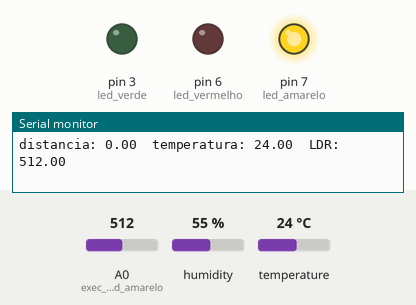
Recording of a sketch running on a simulated Arduino Uno, built for the host (arithmetic inside an expression is 32-bit, double 64-bit). Parts: output pins drawn as LEDs (lit = HIGH), the last lines printed to the serial monitor. The test bench sets the inputs (shaded band); at power-on: A0 (exec_rele_led_amarelo) = 512, temperature 24 °C, humidity 55 %.

Above: at 1.2 s.
1.3 s: A0 (exec_rele_led_amarelo) set to 587
2.8 s: A0 (exec_rele_led_amarelo) set to 608
At 4.0 s:
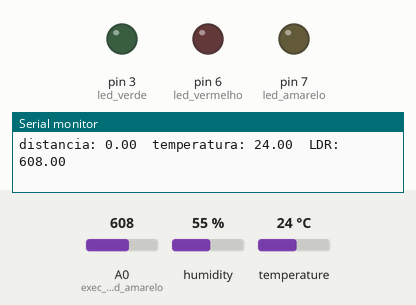
4.3 s: temperature set to 28 °C
5.8 s: temperature set to 31 °C
At 6.3 s:
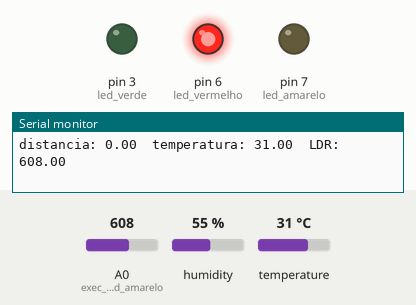
7.3 s: A0 (exec_rele_led_amarelo) set to 0
At 8.5 s:
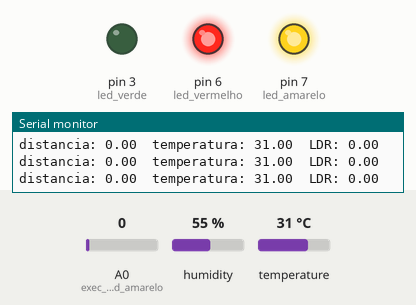
8.8 s: A0 (exec_rele_led_amarelo) set to 610
At 9.2 s:
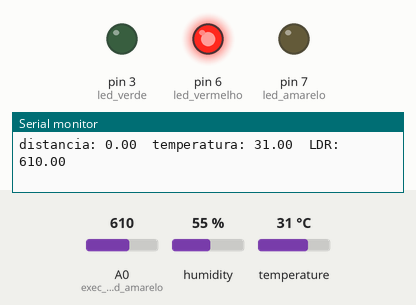
Timing chart, 0 to 11.3 s (numbered marks = the images above; inputs shaded):
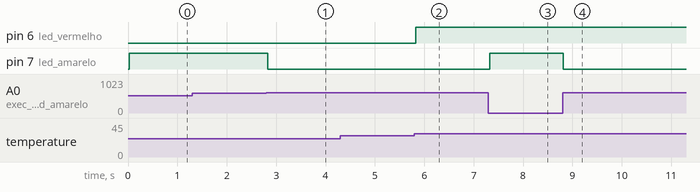

Measured:
- the behaviour switches between 599 and 600 on A0 (exec_rele_led_amarelo) (found by bisection; images 0 and 1)
- the behaviour switches between 29 and 30 °C on temperature (found by bisection; images 1 and 2)
- after the input at 2.8 s, pin 7 (led_amarelo): HIGH → LOW at once
- after the input at 5.8 s, pin 6 (led_vermelho): LOW → HIGH at once
- after the input at 7.3 s, pin 7 (led_amarelo): LOW → HIGH at once
- after the input at 8.8 s, pin 7 (led_amarelo): HIGH → LOW at once

The sketch:

tp2code.ino
```cpp
#include "Ultrasonic.h"
#include "dht.h"
#define trigPin 13
#define echoPin 12
HC_SR04 sensor_ultrasonic(13,12);
dht DHT;

const int DHTPIN =  A1;
const int led_verde = 3;
const int led_amarelo = 7;
const int led_vermelho = 6;
float distancia_cm = 0;
float temperatura = 0;
float luz = 0;

void setup() {
  Serial.begin(9600);
  pinMode(led_verde, OUTPUT);
  pinMode(led_amarelo, OUTPUT);
  pinMode(led_vermelho, OUTPUT);
}

void loop() {
  exec_dht11_led_vermelho();
  exec_ultrassonic_led_verde();
  exec_rele_led_amarelo();
  print_dados_coletados();
}
void exec_dht11_led_vermelho(){
  DHT.read11(DHTPIN);
  !isnan(DHT.temperature) ? temperatura = DHT.temperature: temperatura = temperatura;
  temperatura >= 30 ? digitalWrite(led_vermelho, HIGH): digitalWrite(led_vermelho,LOW);
}
void exec_ultrassonic_led_verde(){
    distancia_cm = sensor_ultrasonic.distance();
    if(distancia_cm <= 30){
      digitalWrite(led_verde, HIGH);
      delay(func_distancia_delay(distancia_cm));
      digitalWrite(led_verde, LOW);
      delay(func_distancia_delay(distancia_cm));
      }
    distancia_cm >= 900 ? digitalWrite(led_verde, HIGH): digitalWrite(led_verde, LOW);
}
void exec_rele_led_amarelo(){
  luz = analogRead(A0);
  if(luz >= 600){
    digitalWrite(led_amarelo, LOW);
    }
   else{
    digitalWrite(led_amarelo, HIGH);
    }
  }
void print_dados_coletados(){
  Serial.print("distancia: ");
  Serial.print(distancia_cm);
  Serial.print("\ttemperatura: ");
  Serial.print(temperatura);
  Serial.print("\tLDR: ");
  Serial.print(luz);
  Serial.println();
  }
float func_distancia_delay(float distancia){
   return (25*distancia)/2;
}
```
